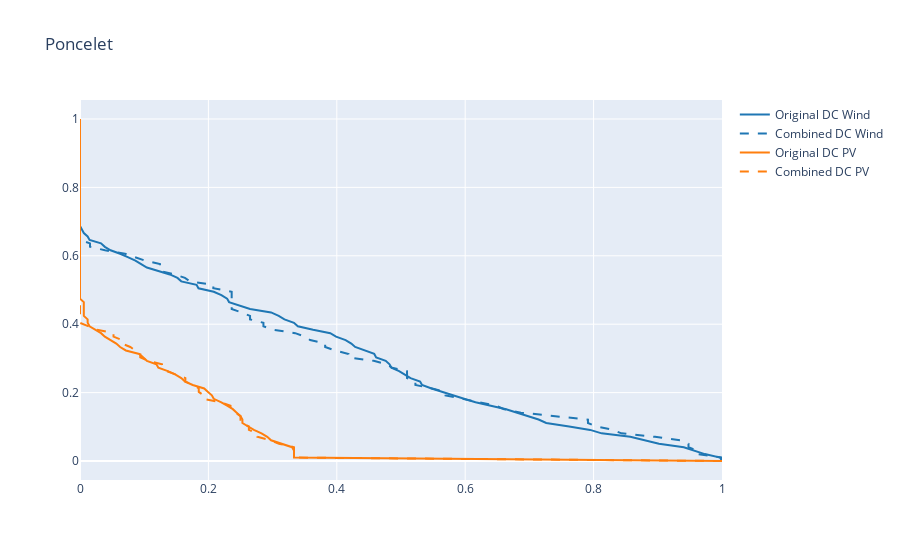
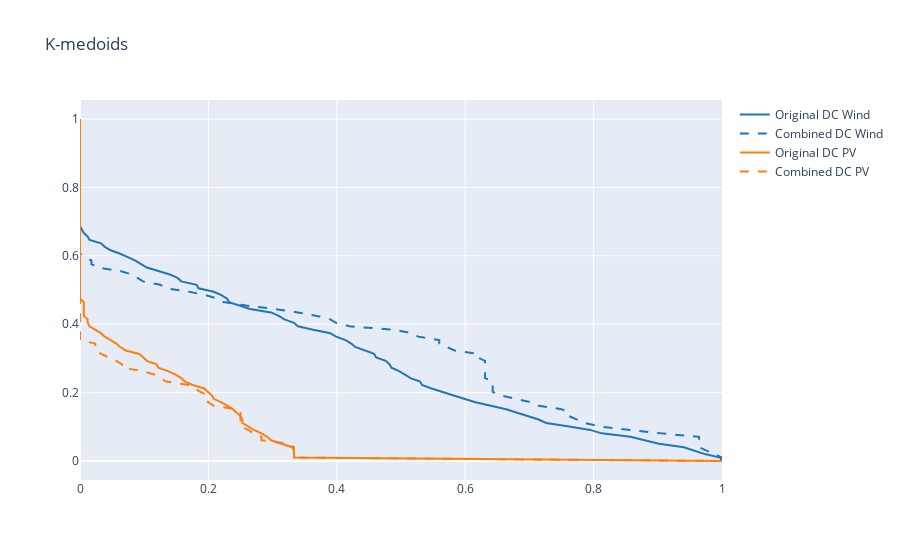
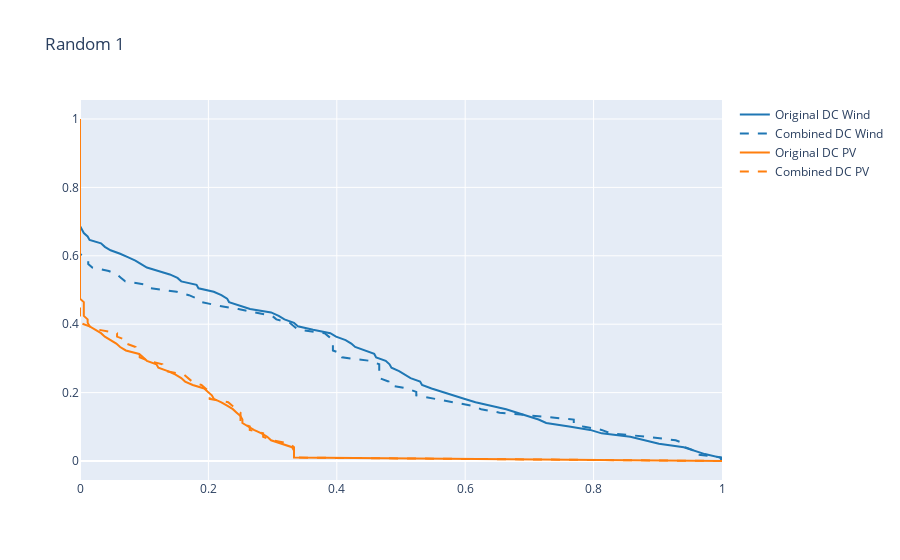
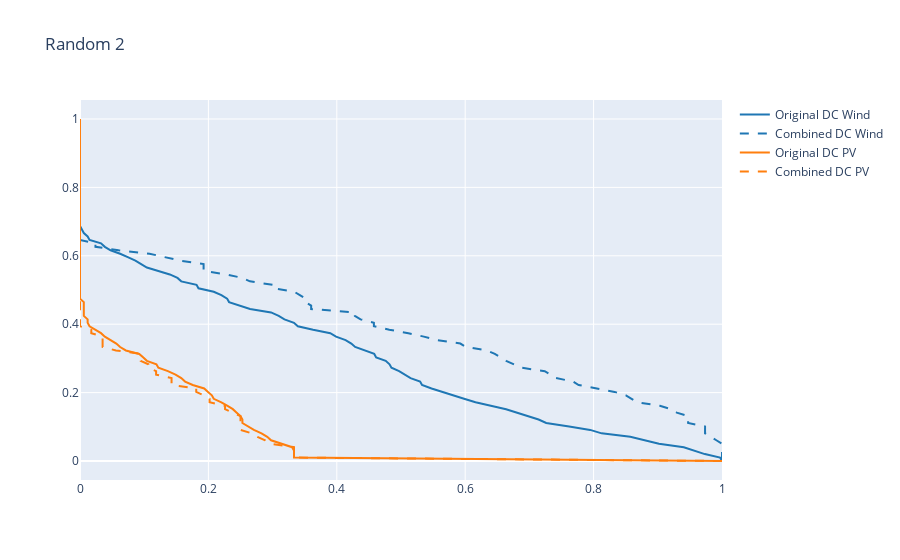

The notebook cell saved with these charts, in order:
### Markdown cell above
## Duration curves

To evaluate RP and their weights it is possible to compare the duration curve approximation from RP and original data’s duration curve using `plot_DC()`.

### Code cell
temporal_data.calculate_RP(method = "poncelet", N_RP=N_RP, RP_length=RP_length, N_bins=15)
temporal_data.plot_DC().update_layout(title="Poncelet").show()
temporal_data.calculate_RP(method = "kmedoids", N_RP=N_RP, RP_length=RP_length)
temporal_data.plot_DC().update_layout(title="K-medoids").show()
temporal_data.calculate_RP(method = "random", N_RP=N_RP, RP_length=RP_length)
temporal_data.plot_DC().update_layout(title="Random 1").show()
temporal_data.calculate_RP(method = "random", N_RP=N_RP, RP_length=RP_length)
temporal_data.plot_DC().update_layout(title="Random 2").show()
temporal_data.calculate_RP(method = "random", N_RP=N_RP, RP_length=RP_length)
temporal_data.plot_DC().update_layout(title="Random 3").show()
